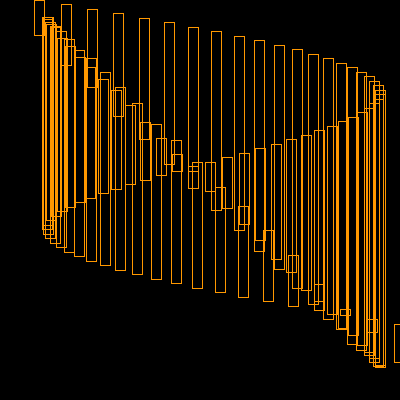
Frame 1 (no input)
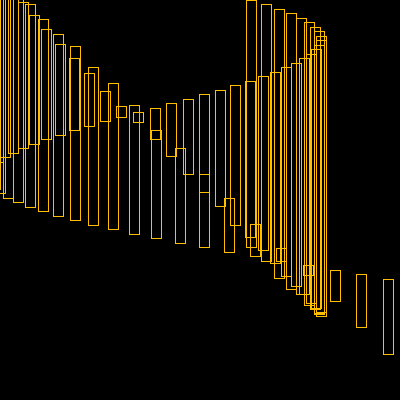
Frame 60 (the mouse pressed at the canvas centre just before this capture)
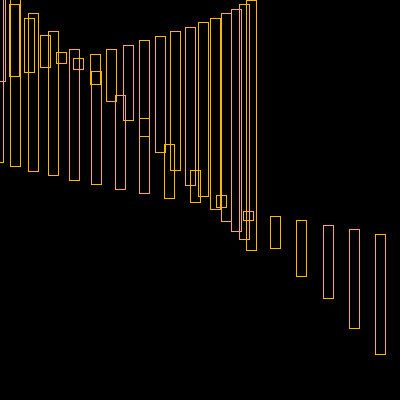
Frame 120 (the mouse held since frame 60 and released just before this capture)

The Processing sketch that drew these frames (run headless with seeded random() and noise(); from frame 60 on, the mouse is pressed at the canvas centre):

// Processing sketch: processing_14146
// ── processing_14146.pde

void setup() {
  size(400,400);
  colorMode(HSB,360,100,100);
}
void draw() {
  background(0);
  noFill();
  stroke(random(10,50),200,200);
  for(int x=0; x<=400; x=x+5) {
    float y= sin(radians(x+frameCount))*0.5*500+30;
    rect(x+y,x*0.9,10,y+random(5));
    }
}
